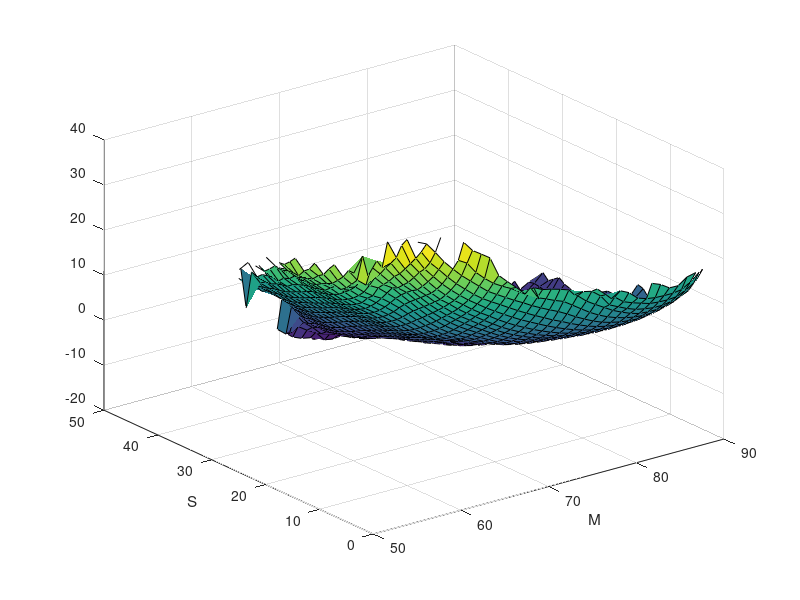
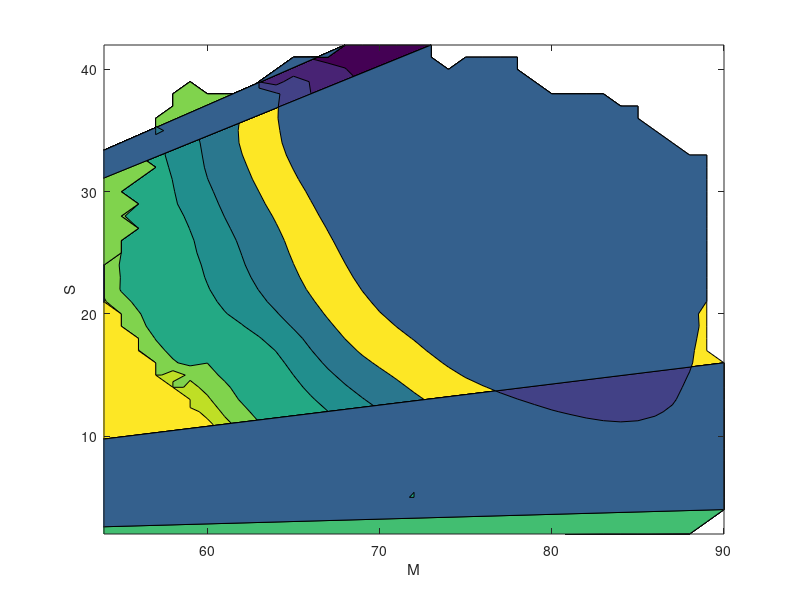

Recreate these plots in MATLAB, in order.
% close all
% clear all
figure
M=linspace(54,90,37);
S=linspace(2,42,41);
G=load('free_energy.dat');
surf(M,S,G');xlabel('M');ylabel('S');
figure
contourf(M,S,G');xlabel('M');ylabel('S');
